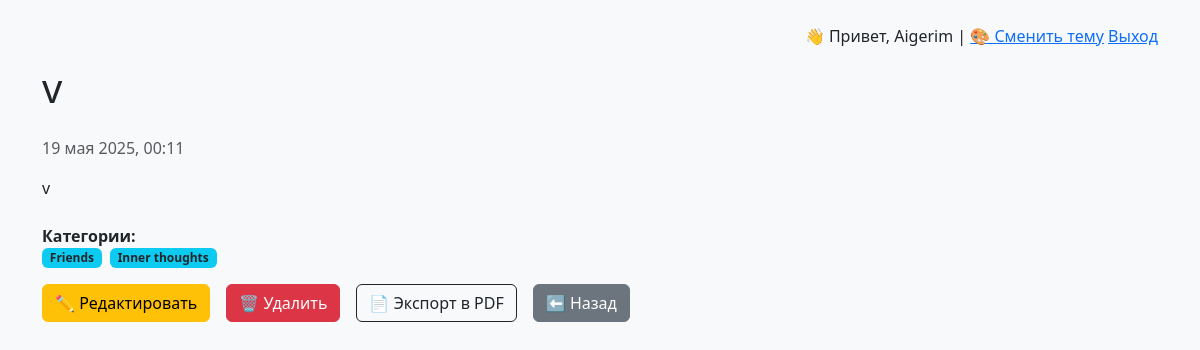
The page /entry/9/ (signed in) on the database its author committed.
### diary/models.py (models this page shows, shortened)
class DiaryEntry(models.Model):
    objects = DiaryManager()
    user = models.ForeignKey(User, on_delete=models.CASCADE)
    title = models.CharField(max_length=200)
    content = models.TextField()
    categories = models.ManyToManyField(Category, blank=True)
    created_at = models.DateTimeField(auto_now_add=True)
    is_pinned = models.BooleanField(default=False)
    image = models.ImageField(upload_to='diary_images/', blank=True, null=True)

class Category(models.Model):
    name = models.CharField(max_length=100)

### diary/views.py (the view)
# urls.py: path('entry/<int:entry_id>/', views.view_entry, name='view_entry'),
@login_required
def view_entry(request, entry_id):
    entry = get_object_or_404(DiaryEntry, pk=entry_id, user=request.user)
    theme = request.session.get('theme', 'light')
    return render(request, 'diary/view_entry.html', {'entry': entry, 'theme': theme})

### diary/templates/diary/view_entry.html (shortened to what this page needs)
{% extends 'diary/base.html' %}
{% block content %}
<h1 class="mb-4">{{ entry.title }}</h1>
<p class="text-muted">{{ entry.created_at|date:"j E Y, H:i" }}</p>
<div class="mb-4">
    {{ entry.content|linebreaks }}
</div>
{% if entry.categories.all %}
    <div class="mb-3">
        <strong>Категории:</strong>
        <div class="d-flex flex-wrap">
            {% for cat in entry.categories.all %}
                <span class="badge bg-info text-dark me-2">{{ cat.name }}</span>
            {% endfor %}
        </div>
    </div>
{% endif %}
<div class="d-flex gap-2">
    <a href="{% url 'edit_entry' entry.id %}" class="btn btn-warning">✏️ Редактировать</a>
    <a href="{% url 'delete_entry' entry.id %}" class="btn btn-danger ms-2">🗑️ Удалить</a>
    <a href="{% url 'export_entry_pdf' entry.id %}" class="btn btn-outline-dark ms-2">📄 Экспорт в PDF</a>
    <a href="{% url 'home' %}" class="btn btn-secondary ms-2">⬅️ Назад</a>
</div>
{% endblock %}

### diary/templates/diary/base.html (shortened to what this page needs)
<!DOCTYPE html>
<html lang="ru">
<head>
    <link href="https://cdn.jsdelivr.net/npm/bootstrap@5.3.3/dist/css/bootstrap.min.css" rel="stylesheet">
</head>
<body class="{% if request.session.theme == 'pink' %}pink-theme{% else %}bg-light{% endif %}">
<div class="container py-4">
    <p class="text-end">
        👋 Привет, {{ user.username }} |
        <a href="{% url 'toggle_theme' %}">🎨 Сменить тему</a>
        <a href="{% url 'logout' %}">Выход</a>
    </p>
    {% block content %}{% endblock %}
</div>
</body>
</html>

### diary/templates/diary/base.html (style rules this page uses)
.btn { padding: 10px 20px; border: none; background-color: #008CBA; color: white; text-decoration: none; border-radius: 5px; font-weight: bold; }
.btn-secondary { background-color: #6c757d; }

### rows shown on the page
DiaryEntry: title "v", created_at "19 мая 2025, 00:11", content "v"
Category: name "Friends"
Category: name "Inner thoughts"

### other values the page prints
{{ user.username }} "Aigerim"
